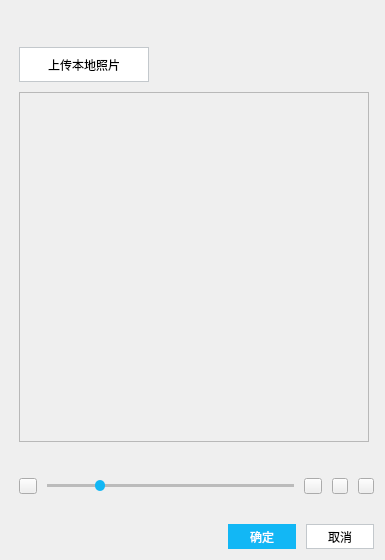
<?xml version="1.0" encoding="UTF-8"?>
<ui version="4.0">
 <class>UploadHeadIcon</class>
 <widget class="QWidget" name="UploadHeadIcon">
  <property name="geometry">
   <rect>
    <x>0</x>
    <y>0</y>
    <width>385</width>
    <height>560</height>
   </rect>
  </property>
  <property name="windowTitle">
   <string>Form</string>
  </property>
  <layout class="QHBoxLayout" name="horizontalLayout_4">
   <item>
    <layout class="QVBoxLayout" name="verticalLayout">
     <property name="spacing">
      <number>0</number>
     </property>
     <property name="leftMargin">
      <number>8</number>
     </property>
     <property name="bottomMargin">
      <number>0</number>
     </property>
     <item>
      <spacer name="verticalSpacer_2">
       <property name="orientation">
        <enum>Qt::Vertical</enum>
       </property>
       <property name="sizeHint" stdset="0">
        <size>
         <width>20</width>
         <height>40</height>
        </size>
       </property>
      </spacer>
     </item>
     <item>
      <layout class="QHBoxLayout" name="horizontalLayout_3">
       <property name="spacing">
        <number>15</number>
       </property>
       <property name="leftMargin">
        <number>0</number>
       </property>
       <property name="topMargin">
        <number>10</number>
       </property>
       <property name="rightMargin">
        <number>0</number>
       </property>
       <property name="bottomMargin">
        <number>10</number>
       </property>
       <item>
        <widget class="QPushButton" name="uploadImage">
         <property name="minimumSize">
          <size>
           <width>130</width>
           <height>35</height>
          </size>
         </property>
         <property name="maximumSize">
          <size>
           <width>130</width>
           <height>35</height>
          </size>
         </property>
         <property name="styleSheet">
          <string notr="true">QPushButton{border:1px solid #C3C8CC;color:black; background:white;}
QPushButton:hover{border:1px solid #C3C8CC;color:black; background:#F8F8F8;}
QPushButton:pressed{border:1px solid #C3C8CC; color:black; background:#F0F0F0;}</string>
         </property>
         <property name="text">
          <string>上传本地照片</string>
         </property>
        </widget>
       </item>
       <item>
        <spacer name="horizontalSpacer">
         <property name="orientation">
          <enum>Qt::Horizontal</enum>
         </property>
         <property name="sizeHint" stdset="0">
          <size>
           <width>40</width>
           <height>20</height>
          </size>
         </property>
        </spacer>
       </item>
      </layout>
     </item>
     <item>
      <widget class="QScrollArea" name="scrollArea">
       <property name="minimumSize">
        <size>
         <width>350</width>
         <height>350</height>
        </size>
       </property>
       <property name="maximumSize">
        <size>
         <width>350</width>
         <height>350</height>
        </size>
       </property>
       <property name="styleSheet">
        <string notr="true">border-image:url(:/res/headicon/CircleMask.png)</string>
       </property>
       <property name="widgetResizable">
        <bool>true</bool>
       </property>
       <widget class="QWidget" name="scrollAreaWidgetContents">
        <property name="geometry">
         <rect>
          <x>0</x>
          <y>0</y>
          <width>350</width>
          <height>350</height>
         </rect>
        </property>
        <property name="contextMenuPolicy">
         <enum>Qt::NoContextMenu</enum>
        </property>
        <layout class="QHBoxLayout" name="horizontalLayout_5">
         <property name="spacing">
          <number>0</number>
         </property>
         <property name="leftMargin">
          <number>0</number>
         </property>
         <property name="topMargin">
          <number>0</number>
         </property>
         <property name="rightMargin">
          <number>0</number>
         </property>
         <property name="bottomMargin">
          <number>0</number>
         </property>
        </layout>
       </widget>
      </widget>
     </item>
     <item>
      <spacer name="verticalSpacer">
       <property name="orientation">
        <enum>Qt::Vertical</enum>
       </property>
       <property name="sizeHint" stdset="0">
        <size>
         <width>20</width>
         <height>40</height>
        </size>
       </property>
      </spacer>
     </item>
     <item>
      <layout class="QHBoxLayout" name="horizontalLayout">
       <property name="spacing">
        <number>10</number>
       </property>
       <property name="leftMargin">
        <number>0</number>
       </property>
       <property name="topMargin">
        <number>10</number>
       </property>
       <property name="rightMargin">
        <number>0</number>
       </property>
       <property name="bottomMargin">
        <number>30</number>
       </property>
       <item>
        <widget class="QPushButton" name="pushButton_5">
         <property name="minimumSize">
          <size>
           <width>18</width>
           <height>16</height>
          </size>
         </property>
         <property name="maximumSize">
          <size>
           <width>18</width>
           <height>16</height>
          </size>
         </property>
         <property name="styleSheet">
          <string notr="true">QPushButton{border-image:url(:/res/headicon/bighead_editor_zoom_out_normal.png)}
QPushButton:hover{border-image:url(:/res/headicon/bighead_editor_zoom_out_hover.png)}</string>
         </property>
         <property name="text">
          <string/>
         </property>
        </widget>
       </item>
       <item>
        <widget class="QSlider" name="horizontalSlider">
         <property name="styleSheet">
          <string notr="true">
  QSlider::groove:horizontal {
      height: 3px; 
      background: #BBBBBB;
  }

  QSlider::handle:horizontal {
      background: #12B7F5;
      border: 0px;
      width: 10px;
      margin: -4px 0; 
      border-radius: 5px;
  }</string>
         </property>
         <property name="value">
          <number>20</number>
         </property>
         <property name="orientation">
          <enum>Qt::Horizontal</enum>
         </property>
        </widget>
       </item>
       <item>
        <widget class="QPushButton" name="pushButton_6">
         <property name="minimumSize">
          <size>
           <width>18</width>
           <height>16</height>
          </size>
         </property>
         <property name="maximumSize">
          <size>
           <width>18</width>
           <height>16</height>
          </size>
         </property>
         <property name="styleSheet">
          <string notr="true">QPushButton{border-image:url(:/res/headicon/bighead_editor_zoom_in_normal.png)}
QPushButton:hover{border-image:url(:/res/headicon/bighead_editor_zoom_in_hover.png)}</string>
         </property>
         <property name="text">
          <string/>
         </property>
        </widget>
       </item>
       <item>
        <widget class="QPushButton" name="leftRotate">
         <property name="minimumSize">
          <size>
           <width>16</width>
           <height>16</height>
          </size>
         </property>
         <property name="maximumSize">
          <size>
           <width>16</width>
           <height>16</height>
          </size>
         </property>
         <property name="styleSheet">
          <string notr="true">QPushButton{border-image:url(:/res/headicon/bighead_editor_rotate_left_normal.png)}
QPushButton:hover{border-image:url(:/res/headicon/bighead_editor_rotate_left_hover.png)}
QPushButton:pressed{border-image:url(:/res/headicon/bighead_editor_rotate_left_down.png)}</string>
         </property>
         <property name="text">
          <string/>
         </property>
        </widget>
       </item>
       <item>
        <widget class="QPushButton" name="rightRotate">
         <property name="minimumSize">
          <size>
           <width>16</width>
           <height>16</height>
          </size>
         </property>
         <property name="maximumSize">
          <size>
           <width>16</width>
           <height>16</height>
          </size>
         </property>
         <property name="styleSheet">
          <string notr="true">QPushButton{border-image:url(:/res/headicon/bighead_editor_rotate_right_normal.png)}
QPushButton:hover{border-image:url(:/res/headicon/bighead_editor_rotate_right_hover.png)}
QPushButton:pressed{border-image:url(:/res/headicon/bighead_editor_rotate_right_down.png)}</string>
         </property>
         <property name="text">
          <string/>
         </property>
        </widget>
       </item>
      </layout>
     </item>
     <item>
      <layout class="QHBoxLayout" name="horizontalLayout_2">
       <property name="spacing">
        <number>10</number>
       </property>
       <item>
        <spacer name="horizontalSpacer_2">
         <property name="orientation">
          <enum>Qt::Horizontal</enum>
         </property>
         <property name="sizeHint" stdset="0">
          <size>
           <width>39</width>
           <height>20</height>
          </size>
         </property>
        </spacer>
       </item>
       <item>
        <widget class="QPushButton" name="btnSave">
         <property name="minimumSize">
          <size>
           <width>68</width>
           <height>25</height>
          </size>
         </property>
         <property name="styleSheet">
          <string notr="true">QPushButton{border:0px;color:white; background:#12B7F5;}QPushButton:hover{border:0px;color:white; background:#0EABE6;}
QPushButton:pressed{border:0px;  color:white; background:#0E98CB;}</string>
         </property>
         <property name="text">
          <string>确定</string>
         </property>
        </widget>
       </item>
       <item>
        <widget class="QPushButton" name="cancel">
         <property name="minimumSize">
          <size>
           <width>68</width>
           <height>25</height>
          </size>
         </property>
         <property name="styleSheet">
          <string notr="true">QPushButton{border:1px solid #C3C8CC;color:black; background:white;}
QPushButton:hover{border:1px solid #C3C8CC;color:black; background:#F8F8F8;}
QPushButton:pressed{border:1px solid #C3C8CC; margin-top:1px; color:black; background:#EAEEF5;}</string>
         </property>
         <property name="text">
          <string>取消</string>
         </property>
        </widget>
       </item>
      </layout>
     </item>
    </layout>
   </item>
  </layout>
 </widget>
 <resources/>
 <connections/>
</ui>
